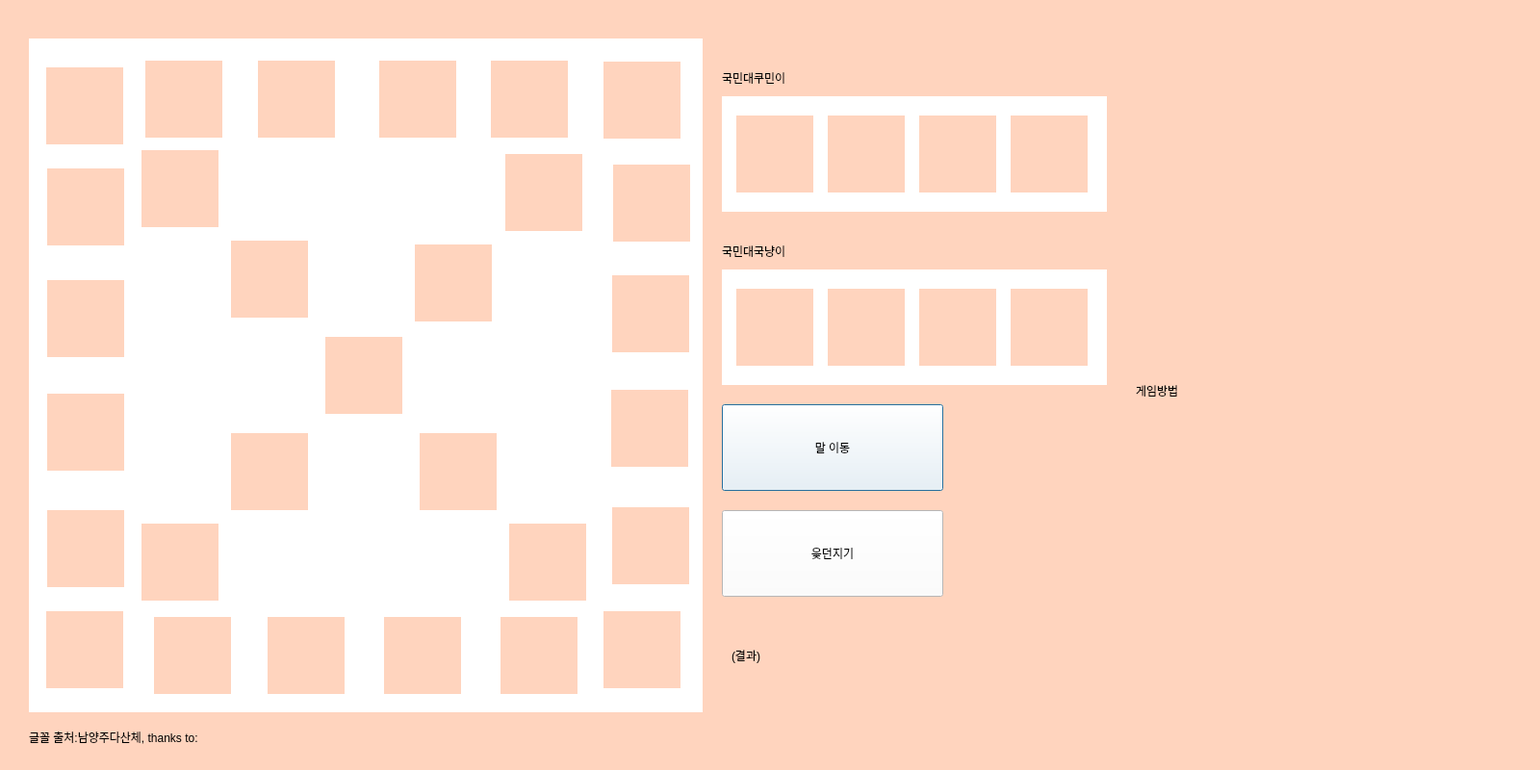
<?xml version="1.0" encoding="UTF-8"?>
<ui version="4.0">
 <class>Dialog</class>
 <widget class="QDialog" name="Dialog">
  <property name="geometry">
   <rect>
    <x>0</x>
    <y>0</y>
    <width>1600</width>
    <height>800</height>
   </rect>
  </property>
  <property name="windowTitle">
   <string>Dialog</string>
  </property>
  <property name="styleSheet">
   <string notr="true">background-color: rgb(255, 212, 190);</string>
  </property>
  <widget class="QLabel" name="player1Name">
   <property name="geometry">
    <rect>
     <x>750</x>
     <y>60</y>
     <width>401</width>
     <height>41</height>
    </rect>
   </property>
   <property name="styleSheet">
    <string notr="true">font: 20pt &quot;남양주 다산 B&quot;;</string>
   </property>
   <property name="text">
    <string>국민대쿠민이</string>
   </property>
  </widget>
  <widget class="QLabel" name="player2Name">
   <property name="geometry">
    <rect>
     <x>750</x>
     <y>240</y>
     <width>401</width>
     <height>41</height>
    </rect>
   </property>
   <property name="styleSheet">
    <string notr="true">font: 20pt &quot;남양주 다산 B&quot;;</string>
   </property>
   <property name="text">
    <string>국민대국냥이</string>
   </property>
  </widget>
  <widget class="QLabel" name="background">
   <property name="geometry">
    <rect>
     <x>30</x>
     <y>40</y>
     <width>700</width>
     <height>700</height>
    </rect>
   </property>
   <property name="styleSheet">
    <string notr="true">background-color: rgb(255, 255, 255);</string>
   </property>
   <property name="text">
    <string/>
   </property>
  </widget>
  <widget class="QLabel" name="player2Wait">
   <property name="geometry">
    <rect>
     <x>750</x>
     <y>280</y>
     <width>400</width>
     <height>120</height>
    </rect>
   </property>
   <property name="styleSheet">
    <string notr="true">background-color: rgb(255, 255, 255);</string>
   </property>
   <property name="text">
    <string/>
   </property>
  </widget>
  <widget class="QLabel" name="player1Wait">
   <property name="geometry">
    <rect>
     <x>750</x>
     <y>100</y>
     <width>400</width>
     <height>120</height>
    </rect>
   </property>
   <property name="styleSheet">
    <string notr="true">background-color: rgb(255, 255, 255);</string>
   </property>
   <property name="text">
    <string/>
   </property>
  </widget>
  <widget class="QPushButton" name="moveButton">
   <property name="geometry">
    <rect>
     <x>750</x>
     <y>420</y>
     <width>230</width>
     <height>90</height>
    </rect>
   </property>
   <property name="styleSheet">
    <string notr="true">background-color: rgb(255, 255, 255);
font: 25pt &quot;남양주 다산 B&quot;;</string>
   </property>
   <property name="text">
    <string>말 이동</string>
   </property>
  </widget>
  <widget class="QPushButton" name="randomYut">
   <property name="geometry">
    <rect>
     <x>750</x>
     <y>530</y>
     <width>230</width>
     <height>90</height>
    </rect>
   </property>
   <property name="styleSheet">
    <string notr="true">background-color: rgb(255, 255, 255);
font: 25pt &quot;남양주 다산 B&quot;;</string>
   </property>
   <property name="text">
    <string>윷던지기</string>
   </property>
  </widget>
  <widget class="QLabel" name="yutResult">
   <property name="geometry">
    <rect>
     <x>760</x>
     <y>660</y>
     <width>221</width>
     <height>41</height>
    </rect>
   </property>
   <property name="styleSheet">
    <string notr="true">font: 20pt &quot;남양주 다산 B&quot;;</string>
   </property>
   <property name="text">
    <string>(결과)</string>
   </property>
  </widget>
  <widget class="QLabel" name="howToPlay">
   <property name="geometry">
    <rect>
     <x>1180</x>
     <y>40</y>
     <width>381</width>
     <height>731</height>
    </rect>
   </property>
   <property name="styleSheet">
    <string notr="true">font: 20pt &quot;남양주 다산 M&quot;;</string>
   </property>
   <property name="text">
    <string>게임방법</string>
   </property>
  </widget>
  <widget class="QLabel" name="label_8">
   <property name="geometry">
    <rect>
     <x>30</x>
     <y>750</y>
     <width>501</width>
     <height>31</height>
    </rect>
   </property>
   <property name="text">
    <string>글꼴 출처:남양주다산체, thanks to:</string>
   </property>
  </widget>
  <widget class="QWidget" name="verticalLayoutWidget_5">
   <property name="geometry">
    <rect>
     <x>600</x>
     <y>610</y>
     <width>2</width>
     <height>2</height>
    </rect>
   </property>
   <layout class="QVBoxLayout" name="player1_1Wait_5"/>
  </widget>
  <widget class="QLabel" name="player0_0Wait">
   <property name="geometry">
    <rect>
     <x>765</x>
     <y>120</y>
     <width>80</width>
     <height>80</height>
    </rect>
   </property>
   <property name="text">
    <string/>
   </property>
  </widget>
  <widget class="QLabel" name="player0_1Wait">
   <property name="geometry">
    <rect>
     <x>860</x>
     <y>120</y>
     <width>80</width>
     <height>80</height>
    </rect>
   </property>
   <property name="text">
    <string/>
   </property>
  </widget>
  <widget class="QLabel" name="player0_2Wait">
   <property name="geometry">
    <rect>
     <x>955</x>
     <y>120</y>
     <width>80</width>
     <height>80</height>
    </rect>
   </property>
   <property name="text">
    <string/>
   </property>
  </widget>
  <widget class="QLabel" name="player0_3Wait">
   <property name="geometry">
    <rect>
     <x>1050</x>
     <y>120</y>
     <width>80</width>
     <height>80</height>
    </rect>
   </property>
   <property name="text">
    <string/>
   </property>
  </widget>
  <widget class="QLabel" name="player1_3Wait">
   <property name="geometry">
    <rect>
     <x>1050</x>
     <y>300</y>
     <width>80</width>
     <height>80</height>
    </rect>
   </property>
   <property name="text">
    <string/>
   </property>
  </widget>
  <widget class="QLabel" name="player1_0Wait">
   <property name="geometry">
    <rect>
     <x>765</x>
     <y>300</y>
     <width>80</width>
     <height>80</height>
    </rect>
   </property>
   <property name="text">
    <string/>
   </property>
  </widget>
  <widget class="QLabel" name="player1_1Wait">
   <property name="geometry">
    <rect>
     <x>860</x>
     <y>300</y>
     <width>80</width>
     <height>80</height>
    </rect>
   </property>
   <property name="text">
    <string/>
   </property>
  </widget>
  <widget class="QLabel" name="player1_2Wait">
   <property name="geometry">
    <rect>
     <x>955</x>
     <y>300</y>
     <width>80</width>
     <height>80</height>
    </rect>
   </property>
   <property name="text">
    <string/>
   </property>
  </widget>
  <widget class="QLabel" name="can0_4">
   <property name="geometry">
    <rect>
     <x>627</x>
     <y>64</y>
     <width>80</width>
     <height>80</height>
    </rect>
   </property>
   <property name="text">
    <string/>
   </property>
  </widget>
  <widget class="QLabel" name="can0_3">
   <property name="geometry">
    <rect>
     <x>637</x>
     <y>171</y>
     <width>80</width>
     <height>80</height>
    </rect>
   </property>
   <property name="text">
    <string/>
   </property>
  </widget>
  <widget class="QLabel" name="can0_2">
   <property name="geometry">
    <rect>
     <x>636</x>
     <y>286</y>
     <width>80</width>
     <height>80</height>
    </rect>
   </property>
   <property name="text">
    <string/>
   </property>
  </widget>
  <widget class="QLabel" name="can0_1">
   <property name="geometry">
    <rect>
     <x>635</x>
     <y>405</y>
     <width>80</width>
     <height>80</height>
    </rect>
   </property>
   <property name="text">
    <string/>
   </property>
  </widget>
  <widget class="QLabel" name="can3_4">
   <property name="geometry">
    <rect>
     <x>627</x>
     <y>635</y>
     <width>80</width>
     <height>80</height>
    </rect>
   </property>
   <property name="text">
    <string/>
   </property>
  </widget>
  <widget class="QLabel" name="can0_0">
   <property name="geometry">
    <rect>
     <x>636</x>
     <y>527</y>
     <width>80</width>
     <height>80</height>
    </rect>
   </property>
   <property name="text">
    <string/>
   </property>
  </widget>
  <widget class="QLabel" name="can2_4">
   <property name="geometry">
    <rect>
     <x>48</x>
     <y>635</y>
     <width>80</width>
     <height>80</height>
    </rect>
   </property>
   <property name="text">
    <string/>
   </property>
  </widget>
  <widget class="QLabel" name="can3_0">
   <property name="geometry">
    <rect>
     <x>160</x>
     <y>641</y>
     <width>80</width>
     <height>80</height>
    </rect>
   </property>
   <property name="text">
    <string/>
   </property>
  </widget>
  <widget class="QLabel" name="can3_1">
   <property name="geometry">
    <rect>
     <x>278</x>
     <y>641</y>
     <width>80</width>
     <height>80</height>
    </rect>
   </property>
   <property name="text">
    <string/>
   </property>
  </widget>
  <widget class="QLabel" name="can3_2">
   <property name="geometry">
    <rect>
     <x>399</x>
     <y>641</y>
     <width>80</width>
     <height>80</height>
    </rect>
   </property>
   <property name="text">
    <string/>
   </property>
  </widget>
  <widget class="QLabel" name="can3_3">
   <property name="geometry">
    <rect>
     <x>520</x>
     <y>641</y>
     <width>80</width>
     <height>80</height>
    </rect>
   </property>
   <property name="text">
    <string/>
   </property>
  </widget>
  <widget class="QLabel" name="can2_3">
   <property name="geometry">
    <rect>
     <x>49</x>
     <y>530</y>
     <width>80</width>
     <height>80</height>
    </rect>
   </property>
   <property name="text">
    <string/>
   </property>
  </widget>
  <widget class="QLabel" name="can2_2">
   <property name="geometry">
    <rect>
     <x>49</x>
     <y>409</y>
     <width>80</width>
     <height>80</height>
    </rect>
   </property>
   <property name="text">
    <string/>
   </property>
  </widget>
  <widget class="QLabel" name="can2_1">
   <property name="geometry">
    <rect>
     <x>49</x>
     <y>291</y>
     <width>80</width>
     <height>80</height>
    </rect>
   </property>
   <property name="text">
    <string/>
   </property>
  </widget>
  <widget class="QLabel" name="can2_0">
   <property name="geometry">
    <rect>
     <x>49</x>
     <y>175</y>
     <width>80</width>
     <height>80</height>
    </rect>
   </property>
   <property name="text">
    <string/>
   </property>
  </widget>
  <widget class="QLabel" name="can1_4">
   <property name="geometry">
    <rect>
     <x>48</x>
     <y>70</y>
     <width>80</width>
     <height>80</height>
    </rect>
   </property>
   <property name="text">
    <string/>
   </property>
  </widget>
  <widget class="QLabel" name="can1_0">
   <property name="geometry">
    <rect>
     <x>510</x>
     <y>63</y>
     <width>80</width>
     <height>80</height>
    </rect>
   </property>
   <property name="text">
    <string/>
   </property>
  </widget>
  <widget class="QLabel" name="can1_2">
   <property name="geometry">
    <rect>
     <x>268</x>
     <y>63</y>
     <width>80</width>
     <height>80</height>
    </rect>
   </property>
   <property name="text">
    <string/>
   </property>
  </widget>
  <widget class="QLabel" name="can1_3">
   <property name="geometry">
    <rect>
     <x>151</x>
     <y>63</y>
     <width>80</width>
     <height>80</height>
    </rect>
   </property>
   <property name="text">
    <string/>
   </property>
  </widget>
  <widget class="QLabel" name="can1_1">
   <property name="geometry">
    <rect>
     <x>394</x>
     <y>63</y>
     <width>80</width>
     <height>80</height>
    </rect>
   </property>
   <property name="text">
    <string/>
   </property>
  </widget>
  <widget class="QLabel" name="canMain">
   <property name="geometry">
    <rect>
     <x>338</x>
     <y>350</y>
     <width>80</width>
     <height>80</height>
    </rect>
   </property>
   <property name="text">
    <string/>
   </property>
  </widget>
  <widget class="QLabel" name="can4_1">
   <property name="geometry">
    <rect>
     <x>431</x>
     <y>254</y>
     <width>80</width>
     <height>80</height>
    </rect>
   </property>
   <property name="text">
    <string/>
   </property>
  </widget>
  <widget class="QLabel" name="can4_0">
   <property name="geometry">
    <rect>
     <x>525</x>
     <y>160</y>
     <width>80</width>
     <height>80</height>
    </rect>
   </property>
   <property name="text">
    <string/>
   </property>
  </widget>
  <widget class="QLabel" name="can6_0">
   <property name="geometry">
    <rect>
     <x>436</x>
     <y>450</y>
     <width>80</width>
     <height>80</height>
    </rect>
   </property>
   <property name="text">
    <string/>
   </property>
  </widget>
  <widget class="QLabel" name="can6_1">
   <property name="geometry">
    <rect>
     <x>529</x>
     <y>544</y>
     <width>80</width>
     <height>80</height>
    </rect>
   </property>
   <property name="text">
    <string/>
   </property>
  </widget>
  <widget class="QLabel" name="can7_0">
   <property name="geometry">
    <rect>
     <x>240</x>
     <y>450</y>
     <width>80</width>
     <height>80</height>
    </rect>
   </property>
   <property name="text">
    <string/>
   </property>
  </widget>
  <widget class="QLabel" name="can7_1">
   <property name="geometry">
    <rect>
     <x>147</x>
     <y>544</y>
     <width>80</width>
     <height>80</height>
    </rect>
   </property>
   <property name="text">
    <string/>
   </property>
  </widget>
  <widget class="QLabel" name="can5_1">
   <property name="geometry">
    <rect>
     <x>240</x>
     <y>250</y>
     <width>80</width>
     <height>80</height>
    </rect>
   </property>
   <property name="text">
    <string/>
   </property>
  </widget>
  <widget class="QLabel" name="can5_0">
   <property name="geometry">
    <rect>
     <x>147</x>
     <y>156</y>
     <width>80</width>
     <height>80</height>
    </rect>
   </property>
   <property name="text">
    <string/>
   </property>
  </widget>
  <zorder>background</zorder>
  <zorder>player1Name</zorder>
  <zorder>player2Name</zorder>
  <zorder>player2Wait</zorder>
  <zorder>player1Wait</zorder>
  <zorder>moveButton</zorder>
  <zorder>randomYut</zorder>
  <zorder>yutResult</zorder>
  <zorder>howToPlay</zorder>
  <zorder>label_8</zorder>
  <zorder>verticalLayoutWidget_5</zorder>
  <zorder>player0_0Wait</zorder>
  <zorder>player0_1Wait</zorder>
  <zorder>player0_2Wait</zorder>
  <zorder>player0_3Wait</zorder>
  <zorder>player1_3Wait</zorder>
  <zorder>player1_0Wait</zorder>
  <zorder>player1_1Wait</zorder>
  <zorder>player1_2Wait</zorder>
  <zorder>can0_4</zorder>
  <zorder>can0_3</zorder>
  <zorder>can0_2</zorder>
  <zorder>can0_1</zorder>
  <zorder>can3_4</zorder>
  <zorder>can0_0</zorder>
  <zorder>can2_4</zorder>
  <zorder>can3_0</zorder>
  <zorder>can3_1</zorder>
  <zorder>can3_2</zorder>
  <zorder>can3_3</zorder>
  <zorder>can2_3</zorder>
  <zorder>can2_2</zorder>
  <zorder>can2_1</zorder>
  <zorder>can2_0</zorder>
  <zorder>can1_4</zorder>
  <zorder>can1_0</zorder>
  <zorder>can1_2</zorder>
  <zorder>can1_3</zorder>
  <zorder>can1_1</zorder>
  <zorder>canMain</zorder>
  <zorder>can4_1</zorder>
  <zorder>can4_0</zorder>
  <zorder>can6_0</zorder>
  <zorder>can6_1</zorder>
  <zorder>can7_0</zorder>
  <zorder>can7_1</zorder>
  <zorder>can5_1</zorder>
  <zorder>can5_0</zorder>
 </widget>
 <resources/>
 <connections/>
</ui>
